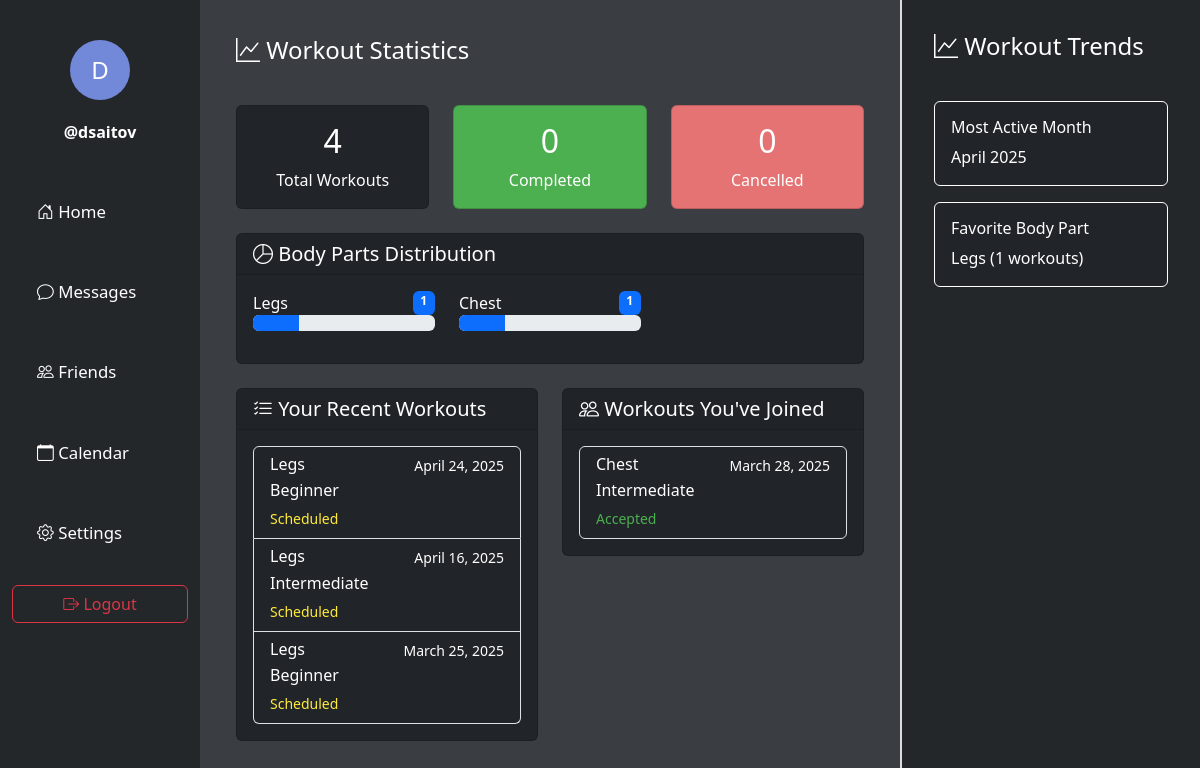
The page /stats/ (signed in) on the database its author committed.
### main/models.py (models this page shows, shortened)
class User(AbstractUser):
    name = models.CharField(max_length=200, null=True)
    email = models.EmailField(unique=True, null=True)
    bio = models.TextField(null=True)
    avatar = models.ImageField(null=True, default="avatar.svg")
    profile_picture = models.ImageField(upload_to='profile_images/', null=True, blank=True)
    groups = models.ManyToManyField(
        'auth.Group',
        related_name='main_user_set',
        blank=True,
        help_text='The groups this user belongs to.',
        verbose_name='groups',
    )
    user_permissions = models.ManyToManyField(
        'auth.Permission',
        related_name='main_user_set',
        blank=True,
        help_text='Specific permissions for this user.',
        verbose_name='user permissions',
    )
    USERNAME_FIELD = 'email'
    REQUIRED_FIELDS = ['username']  # Username is required for AbstractUser
    class Meta:
        app_label = 'main'
        db_table = 'main_user'

class WorkoutRequest(models.Model):
    user = models.ForeignKey(settings.AUTH_USER_MODEL, on_delete=models.CASCADE, related_name="workout_requests")
    date = models.DateField()
    time = models.TimeField()
    body_part = models.CharField(max_length=100)
    experience_level = models.CharField(max_length=50, choices=[('Beginner', 'Beginner'), ('Intermediate', 'Intermediate'), ('Advanced', 'Advanced')])
    max_participants = models.PositiveIntegerField(default=2, validators=[MinValueValidator(2)])
    current_participants = models.IntegerField(default=1)
    is_full = models.BooleanField(default=False)
    is_past = models.BooleanField(default=False)
    created_at = models.DateTimeField(auto_now_add=True)
    updating_participants = models.BooleanField(default=False)

class WorkoutInvitation(models.Model):
    STATUS_CHOICES = [
        ('pending', 'Pending'),
        ('accepted', 'Accepted'),
        ('declined', 'Declined'),
        ('cancelled', 'Cancelled'),
        ('completed', 'Completed'),
        ('missed', 'Missed'),
    ]
    workout_request = models.ForeignKey(WorkoutRequest, on_delete=models.CASCADE, related_name='workout_invitations')
    sender = models.ForeignKey(settings.AUTH_USER_MODEL, related_name='sent_workout_invitations', on_delete=models.CASCADE)
    receiver = models.ForeignKey(settings.AUTH_USER_MODEL, related_name='received_workout_invitations', on_delete=models.CASCADE)
    message = models.ForeignKey(Message, on_delete=models.CASCADE, related_name='workout_invitation', null=True, blank=True)
    status = models.CharField(max_length=20, choices=STATUS_CHOICES, default='pending')
    created_at = models.DateTimeField(auto_now_add=True)
    updated_at = models.DateTimeField(auto_now=True)
    class Meta:
        ordering = ['-created_at']

### main/views.py (the view)
# urls.py: path('stats/', views.workout_stats, name='workout_stats'),
@login_required(login_url='login')
def workout_stats(request):
    created_workouts = WorkoutRequest.objects.filter(
        user=request.user
    ).order_by('-date')
    participated_workouts = WorkoutInvitation.objects.filter(
        receiver=request.user,
        status__in=['accepted', 'completed', 'cancelled']
    ).select_related('workout_request').order_by('-created_at')
    total_workouts = created_workouts.count() + participated_workouts.count()
    completed_created = created_workouts.filter(is_past=True).count()
    completed_participated = participated_workouts.filter(status='completed').count()
    total_completed = completed_created + completed_participated
    cancelled_created = WorkoutRequest.objects.filter(
        user=request.user,
        workout_invitations__status='cancelled'
    ).distinct().count()
    cancelled_participated = participated_workouts.filter(status='cancelled').count()
    total_cancelled = cancelled_created + cancelled_participated
    body_parts_data = {}
    for part in created_workouts.values('body_part').annotate(count=Count('body_part')):
        body_parts_data[part['body_part']] = part['count']
    for part in participated_workouts.values('workout_request__body_part').annotate(count=Count('workout_request__body_part')):
        part_name = part['workout_request__body_part']
        if part_name:
            body_parts_data[part_name] = body_parts_data.get(part_name, 0) + part['count']
    body_parts = [{"name": k, "count": v} for k, v in body_parts_data.items()]
    body_parts.sort(key=lambda x: x['count'], reverse=True)
    context = {
        'total_workouts': total_workouts,
        'total_completed': total_completed,
        'total_cancelled': total_cancelled,
        'body_parts': body_parts,
        'created_workouts': created_workouts[:10],  # Show the last 10 workouts
        'participated_workouts': participated_workouts[:10],  # Show the last 10 workouts
    }
    return render(request, 'stats.html', context)

### templates/stats.html (shortened to what this page needs)
<!DOCTYPE html>
{% extends 'main.html' %}
{% load static %}
{% block content %}
<div class="container-fluid">
    <div class="row">
        <div class="col-2 left-column">
            {% include 'partials/sidebar.html' %}
        </div>
        <div class="col-7 center-column">
            <h4 class="p-3"><i class="bi bi-graph-up"></i> Workout Statistics</h4>
            <div class="p-3">
                <div class="row mb-4">
                    <div class="col-md-4">
                        <div class="card bg-dark text-white">
                            <div class="card-body text-center">
                                <h2 class="card-title">{{ total_workouts }}</h2>
                                <p class="card-text">Total Workouts</p>
                            </div>
                        </div>
                    </div>
                    <div class="col-md-4">
                        <div class="card" style="background-color: #4CAF50; color: #ffffff;">
                            <div class="card-body text-center">
                                <h2 class="card-title">{{ total_completed }}</h2>
                                <p class="card-text">Completed</p>
                            </div>
                        </div>
                    </div>
                    <div class="col-md-4">
                        <div class="card" style="background-color: #E57373; color: #ffffff;">
                            <div class="card-body text-center">
                                <h2 class="card-title">{{ total_cancelled }}</h2>
                                <p class="card-text">Cancelled</p>
                            </div>
                        </div>
                    </div>
                </div>
                <div class="row mb-4">
                    <div class="col-12">
                        <div class="card bg-dark text-white">
                            <div class="card-header">
                                <h5 class="mb-0"><i class="bi bi-pie-chart"></i> Body Parts Distribution</h5>
                            </div>
                            <div class="card-body">
                                {% if body_parts %}
                                    <div class="row">
                                        {% for part in body_parts %}
                                            <div class="col-md-4 mb-3">
                                                <div class="d-flex justify-content-between">
                                                    <span>{{ part.name }}</span>
                                                    <span class="badge bg-primary">{{ part.count }}</span>
                                                </div>
                                                <div class="progress">
                                                    <div class="progress-bar" role="progressbar"
                                                         style="width: {% widthratio part.count total_workouts 100 %}%"
                                                         aria-valuenow="{{ part.count }}" aria-valuemin="0"
                                                         aria-valuemax="{{ total_workouts }}">
                                                    </div>
                                                </div>
                                            </div>
                                        {% endfor %}
                                    </div>
                                {% else %}
                                    <p class="text-muted">No workout data available yet.</p>
                                {% endif %}
                            </div>
                        </div>
                    </div>
                </div>
                <div class="row">
                    <div class="col-md-6">
                        <div class="card bg-dark text-white mb-4">
                            <div class="card-header">
                                <h5 class="mb-0"><i class="bi bi-list-check"></i> Your Recent Workouts</h5>
                            </div>
                            <div class="card-body">
                                <div class="list-group">
                                    {% for workout in created_workouts %}
                                        <div class="list-group-item bg-dark text-white">
                                            <div class="d-flex justify-content-between">
                                                <h6 class="mb-1">{{ workout.body_part }}</h6>
                                                <small>{{ workout.date }}</small>
                                            </div>
                                            <p class="mb-1">{{ workout.experience_level }}</p>
                                            <small>
                                                {% if workout.is_past %}
                                                    <span style="color: #4CAF50;">Completed</span>
                                                {% else %}
                                                    <span style="color: #FFEB3B;">Scheduled</span>
                                                {% endif %}
                                            </small>
                                        </div>
                                    {% empty %}
                                        <p class="text-muted">No workouts created yet.</p>
                                    {% endfor %}
                                </div>
                            </div>
                        </div>
                    </div>
                    <div class="col-md-6">
                        <div class="card bg-dark text-white mb-4">
                            <div class="card-header">
                                <h5 class="mb-0"><i class="bi bi-people"></i> Workouts You've Joined</h5>
                            </div>
                            <div class="card-body">
                                <div class="list-group">
                                    {% for invite in participated_workouts %}
                                        <div class="list-group-item bg-dark text-white">
                                            <div class="d-flex justify-content-between">
                                                <h6 class="mb-1">{{ invite.workout_request.body_part }}</h6>
                                                <small>{{ invite.workout_request.date }}</small>
                                            </div>
                                            <p class="mb-1">{{ invite.workout_request.experience_level }}</p>
                                            <small>
                                                {% if invite.status == 'accepted' %}
                                                    <span style="color: #4CAF50;">Accepted</span>
                                                {% elif invite.status == 'cancelled' %}
                                                    <span style="color: #E57373;">Cancelled</span>
                                                {% else %}
                                                    <span style="color: #FFEB3B;">{{ invite.status|title }}</span>
                                                {% endif %}
                                            </small>
                                        </div>
                                    {% empty %}
                                        <p class="text-muted">No workouts joined yet.</p>
                                    {% endfor %}
                                </div>
                            </div>
                        </div>
                    </div>
                </div>
            </div>
        </div>
        <div class="col-3 right-column">
            <div class="right-top p-3">
                <h4 class="p-3"><i class="bi bi-graph-up"></i> Workout Trends</h4>
                <div class="p-3">
                    <div class="card bg-dark text-white mb-3" style="border: 1px solid #ffffff;">
                        <div class="card-body">
                            <h6 class="card-title">Most Active Month</h6>
                            <p class="card-text">
                                {% if total_workouts > 0 %}
                                    April 2025
                                {% else %}
                                    Not enough data
                                {% endif %}
                            </p>
                        </div>
                    </div>
                    <div class="card bg-dark text-white mb-3" style="border: 1px solid #ffffff;">
                        <div class="card-body">
                            <h6 class="card-title">Favorite Body Part</h6>
                            <p class="card-text">
                                {% if body_parts %}
                                    {{ body_parts.0.name }} ({{ body_parts.0.count }} workouts)
                                {% else %}
                                    Not enough data
                                {% endif %}
                            </p>
                        </div>
                    </div>
                </div>
            </div>
        </div>
    </div>
</div>
{% endblock %}

### templates/partials/sidebar.html (shortened to what this page needs)
    {% if user.is_authenticated %}
        <div class="profile-section text-center">
            {% if user.profile_picture %}
                <img src="{{ user.profile_picture.url }}" alt="{{ user.username }}" class="profile-picture" style="width: 60px; height: 60px; border-radius: 50%; object-fit: cover;">
            {% else %}
                <div class="profile-circle">
                    <a href="{% url 'profile' user.username %}">{{ user.username.0|upper }}</a>
                </div>
            {% endif %}
            <div class="username-section fw-semibold"><a href="{% url 'profile' user.username %}">@{{ user.username }}</a></div>
        </div>
        <ul class="nav flex-column">
            <li class="nav-item">
                <a href="{% url 'index' %}" class="nav-link {% if request.path == '/' %}active{% endif %}">
                    <i class="bi bi-house-door"></i> Home
                </a>
            </li>
            <li class="nav-item">
                <a href="{% url 'inbox' %}" class="nav-link {% if 'inbox' in request.path or 'conversation' in request.path %}active{% endif %}">
                    <i class="bi bi-chat"></i> Messages
                </a>
            </li>
            <li class="nav-item">
                <a href="{% url 'friend_list' %}" class="nav-link {% if 'friends' in request.path %}active{% endif %}">
                    <i class="bi bi-people"></i> Friends
                </a>
            </li>
            <li class="nav-item">
                <a href="{% url 'calendar' %}" class="nav-link {% if 'calendar' in request.path %}active{% endif %}">
                    <i class="bi bi-calendar"></i> Calendar
                </a>
            </li>
            <li class="nav-item">
                <a href="{% url 'settings' %}" class="nav-link {% if 'settings' in request.path %}active{% endif %}">
                    <i class="bi bi-gear"></i> Settings
                </a>
            </li>
        </ul>
        <div class="logout-button text-center">
            <a href="{% url 'logout' %}" class="btn btn-outline-danger w-100">
                <i class="bi bi-box-arrow-right"></i> Logout
            </a>
        </div>
    {% endif %}

### rows shown on the page
User: username.0 "D", username "dsaitov"
WorkoutRequest: body_part "Legs", date "April 24, 2025", experience_level "Beginner", is_past "Scheduled"
WorkoutRequest: body_part "Legs", date "April 16, 2025", experience_level "Intermediate", is_past "Scheduled"
WorkoutRequest: body_part "Legs", date "March 25, 2025", experience_level "Beginner", is_past "Scheduled"
WorkoutInvitation: workout_request.body_part "Chest", workout_request "March 28, 2025", workout_request.experience_level "Intermediate", status "Accepted"

### other values the page prints
{{ total_workouts }} "4"
{{ total_completed }} "0"
{{ total_cancelled }} "0"
{{ part.name }} "Legs" "Chest"
{{ part.count }} "1" "1"
{{ body_parts.0.name }} "Legs"
{{ body_parts.0.count }} "1"
